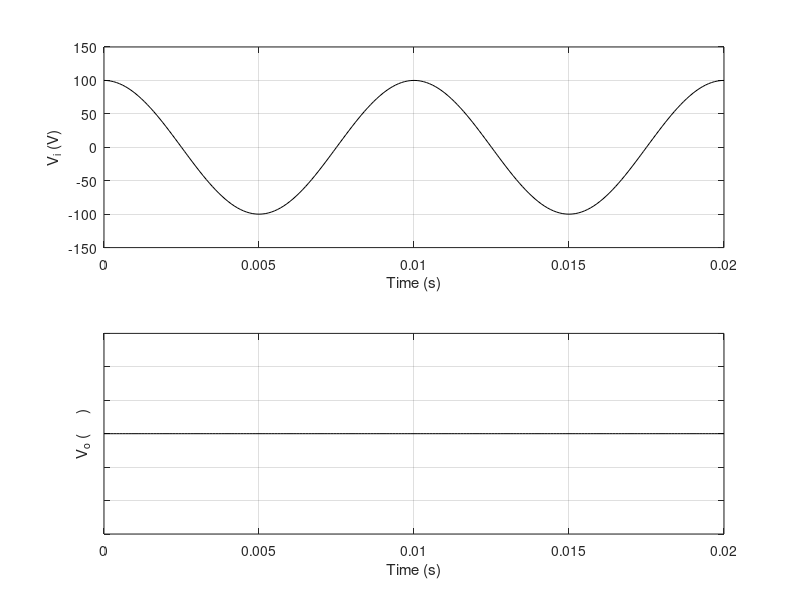

Write the MATLAB code that produced this figure.
% plot_g.m

figure;
t = [0:0.0001:0.02];
vi = 100*cos(2*pi*100*t);
subplot(2,1,1);
plot(t,vi,'Color','k');
xlabel('Time (s)');
ylabel('V_i (V)');
grid on
axis([0 0.02 -150 150])

subplot(2,1,2);
plot(t,t*0,'Color','k');
axis([0 0.02 -150 150])
xlabel('Time (s)');
ylabel('V_o (     )');
grid on
set(gca,'YTickLabel','');

print -deps2 plot_g.eps
